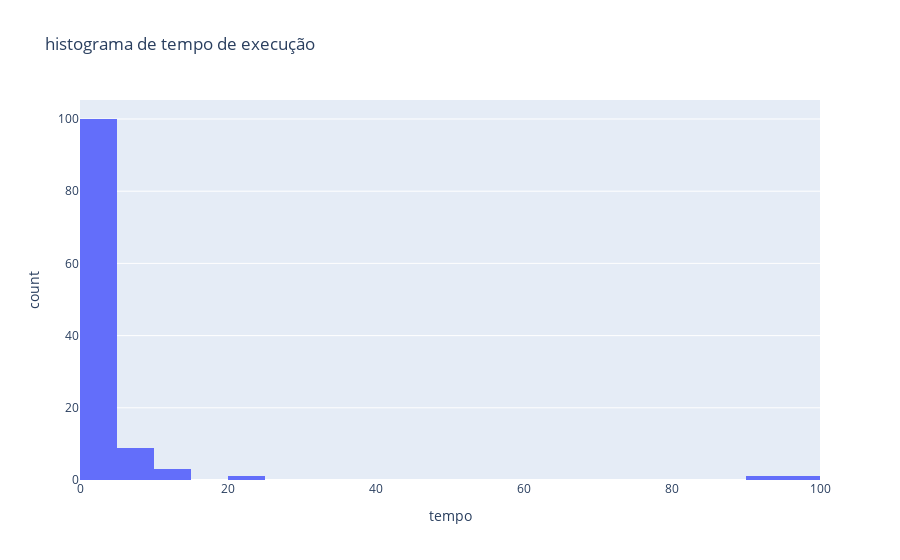

Source (notebook cell):
### Code cell
fig = px.histogram(validas, x="tempo",title="histograma de tempo de execução")
fig.show()

### Figure 1 — Plotly figure (JSON) as saved in the notebook; plotly's stock layout.template omitted (floating-point values rounded to 4 significant figures)
{"data": [{"alignmentgroup": "True", "bingroup": "x", "hovertemplate": "tempo=%{x}<br>count=%{y}<extra></extra>", "legendgroup": "", "marker": {"color": "#636efa", "pattern": {"shape": ""}}, "name": "", "offsetgroup": "", "orientation": "v", "showlegend": false, "type": "histogram", "x": [0.6232, 0.4387, 7.446, 2.278, 0.756, 0.5131, 1.637, 0.5789, 0.4511, 4.641, 0.3103, 13.79, 2.188, 23.49, 7.325, 2.358, 1.874, 1.844, 0.4217, 1.203, 0.5219, 4.01, 4.569, 0.6199, 1.098, 0.7574, 1.289, 0.5888, 1.916, 4.189, 0.5236, 3.352, 0.6383, 5.096, 0.6189, 0.4912, 1.418, 1.737, 0.8022, 0.4682, 0.6539, 12.55, 3.612, 0.574, 2.432, 0.4732, 0.4987, 0.4408, 0.5769, 4.073, 0.8064, 0.5368, 0.5019, 1.376, 1.036, 0.4755, 98.86, 0.8926, 0.5938, 10.66, 0.9875, 0.5225, 0.6154, 0.4928, 0.6446, 0.4581, 8.1, 5.614, 0.5102, 1.554, 94.82, 0.6777, 0.5056, 0.626, 0.5357, 0.4695, 0.4721, 6.947, 5.523, 4.105, 0.4683, 5.426, 0.6947, 0.5005, 1.289, 0.6494, 0.4384, 0.5524, 0.5429, 0.09307, 0.4651, 0.07565, 0.5045, 2.23, 0.7491, 0.6304, 0.8244, 0.7642, 0.08928, 0.103, 3.127, 0.6624, 3.27, 0.5731, 0.4915, 2.48, 0.4554, 0.4398, 0.5103, 0.5232, 0.4729, 0.3878, 9.681, 0.4033, 1.97], "xaxis": "x", "yaxis": "y"}], "layout": {"barmode": "relative", "legend": {"tracegroupgap": 0}, "title": {"text": "histograma de tempo de execução"}, "xaxis": {"anchor": "y", "domain": [0, 1], "title": {"text": "tempo"}}, "yaxis": {"anchor": "x", "domain": [0, 1], "title": {"text": "count"}}}}
